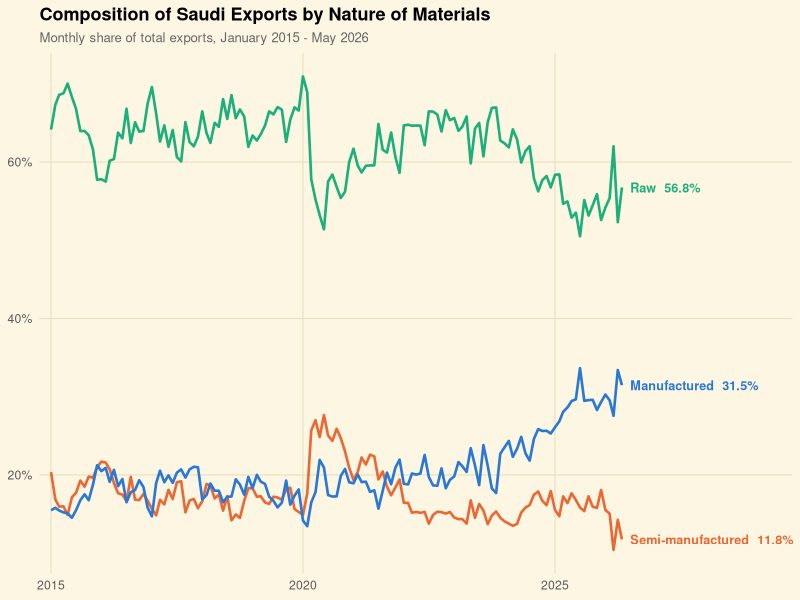
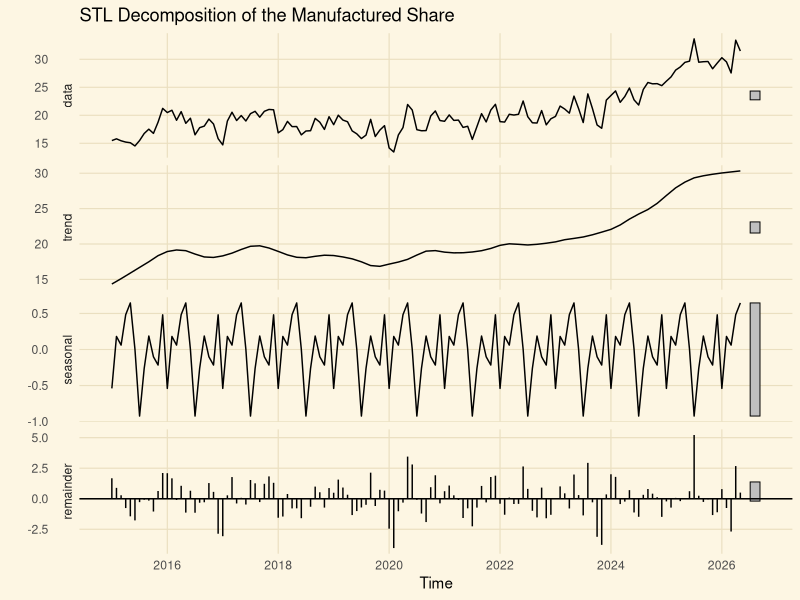
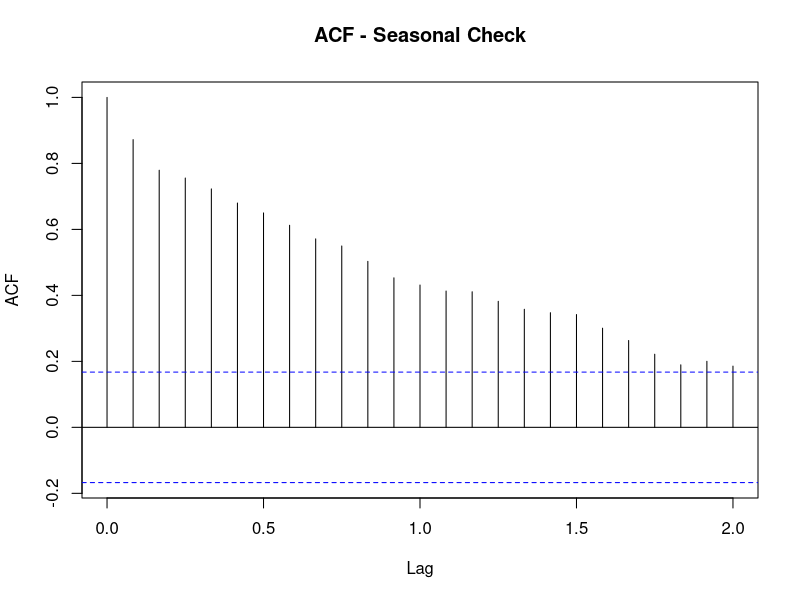
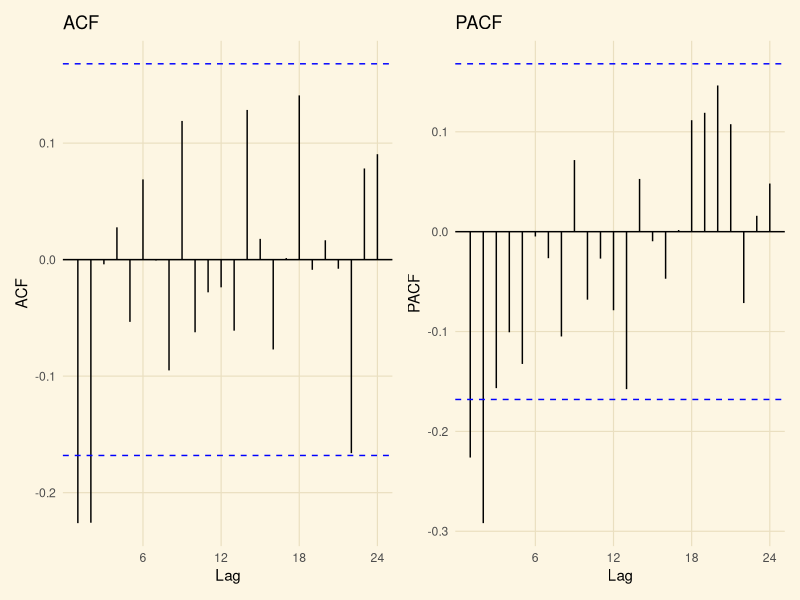
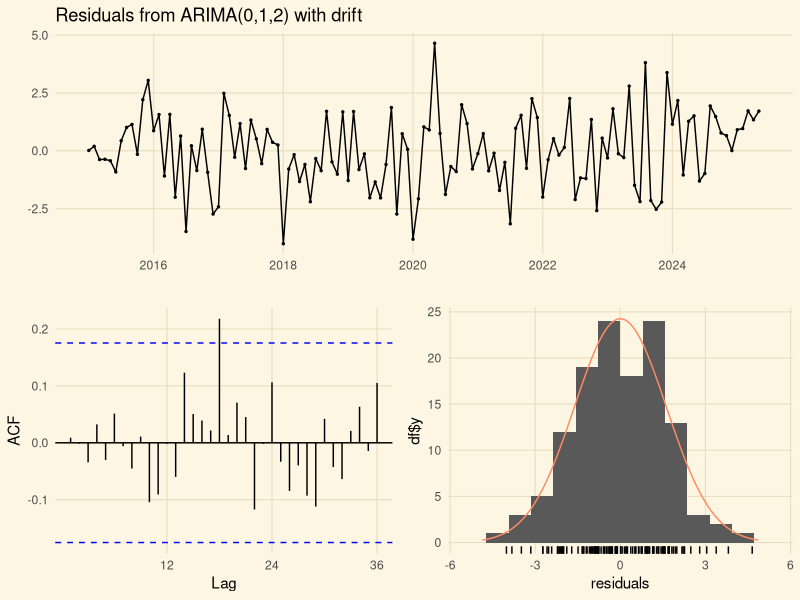
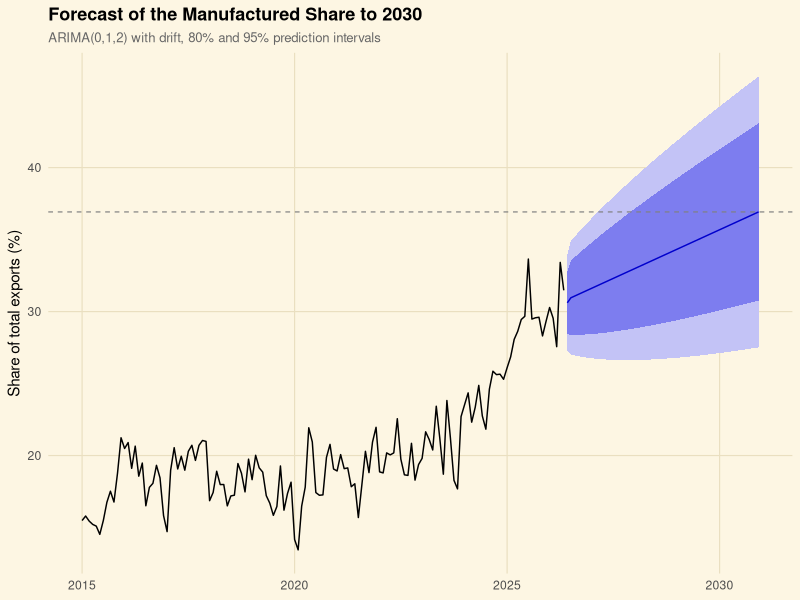

These figures' R source, in order:
## ---- chunk 1
knitr::opts_chunk$set(fig.width = 7, fig.height = 4, fig.align = "center")
## ---- chunk 2
library(ggplot2)     # Graphs
library(forecast)    # Arima & ggAcf & AutoPlot
library(tseries)     # ADF Test
library(patchwork)   # Merge two Graphs
library(sandwich)    # standard errors Correction
library(lmtest)      # coeftest
library(kableExtra)  # Summary tables
 
theme_set(theme_minimal(base_size = 11) +
          theme(plot.background  = element_rect(fill = "#fdf6e3", color = NA),
                panel.background = element_rect(fill = "#fdf6e3", color = NA),
                panel.grid.major = element_line(color = "#eadfc0", linewidth = 0.4),
                panel.grid.minor = element_blank()))
## ---- chunk 3
# Clean file
monthly = read.csv("exports_clean.csv", fileEncoding = "UTF-8")
 
monthly$date     = as.Date(monthly$date)
monthly$category = trimws(monthly$category)
 
# Category labels: Arabic -> English
lab = c("مواد خام"  = "Raw",
        "نصف مصنعة" = "Semi-manufactured",
        "مصنعة"     = "Manufactured")
 
monthly$cat = unname(lab[monthly$category])
 
monthly$cat = factor(monthly$cat,
  levels = c("Raw", "Semi-manufactured", "Manufactured"))
 
stopifnot(!any(is.na(monthly$cat)))
 
monthly = monthly[order(monthly$date, monthly$cat), ]
rownames(monthly) = NULL
 
# Year, for the yearly comparisons
monthly$year = as.numeric(format(monthly$date, "%Y"))
 
# Share = category value / total for the same month
monthly$share = 100 * monthly$value / ave(monthly$value, monthly$date, FUN = sum)
 
# Monthly total, in SAR million
tot = tapply(monthly$value, monthly$date, sum)
 
man   = monthly[monthly$cat == "Manufactured", ]
man   = man[order(man$date), ]
man$t = 1:nrow(man)   # 1 = January 2015 ... 137 = May 2026
 
stopifnot(all(c("date", "cat", "year", "share", "value") %in% names(monthly)))
 
cat("rows:", nrow(monthly), "| months:", length(unique(monthly$date)), "\n")
cat("range:", format(range(monthly$date)), "\n")
## ---- chunk 4
stats = function(x) c(summary(x), "Standard Deviation" = sd(x))
 
round(sapply(split(monthly$share, monthly$cat), stats), 2)
round(sapply(split(monthly$value, monthly$cat), stats), 1)
## ---- chunk 5
pal = c("Raw"               = "#1baf7a",
        "Semi-manufactured" = "#eb6834",
        "Manufactured"      = "#2a78d6")
ends = monthly[monthly$date == max(monthly$date), ]
 
ggplot(monthly, aes(date, share, color = cat)) +
  geom_line(linewidth = 0.9) +
  geom_text(data = ends, aes(label = sprintf("%s  %.1f%%", cat, share)),
            hjust = 0, nudge_x = 60, size = 3.2, fontface = "bold",
            show.legend = FALSE) +
  scale_color_manual(values = pal) +
  scale_x_date(expand = expansion(mult = c(0.02, 0.28))) +
  scale_y_continuous(labels = function(x) paste0(x, "%")) +
  labs(title = "Composition of Saudi Exports by Nature of Materials",
       subtitle = "Monthly share of total exports, January 2015 - May 2026",
       x = NULL, y = NULL) +
  theme(legend.position = "none",
        plot.title      = element_text(face = "bold", size = 13),
        plot.subtitle   = element_text(color = "grey40", size = 9.5),
        axis.text       = element_text(color = "grey35"))
## ---- chunk 6
aggregate(share ~ cat + year,
          data = monthly[monthly$year %in% c(2015, 2025), ],
          FUN = mean)
## ---- chunk 7
yearly = aggregate(value ~ cat + year, data = monthly, FUN = sum)
yearly[yearly$year %in% c(2015, 2025), ]
## ---- chunk 8
trend_model = lm(share ~ t, data = man)
summary(trend_model)
## ---- chunk 9
coeftest(trend_model, vcov = NeweyWest(trend_model))
## ---- chunk 10
# Slope in percentage points per year
round(coef(trend_model)["t"] * 12, 3)
## ---- chunk 11
man_ts = ts(man$share, start = c(2015, 1), frequency = 12)
 
length(man_ts)      # 137
start(man_ts)       # 2015/1
end(man_ts)         # 2026/5
frequency(man_ts)   # 12
## ---- chunk 12
fit = stl(man_ts, s.window = "periodic")
 
autoplot(fit) +
  labs(title = "STL Decomposition of the Manufactured Share")
## ---- chunk 13
comp = fit$time.series
R    = comp[, "remainder"]
round(c(trend    = max(0, 1 - var(R) / var(comp[, "trend"]    + R)),
        seasonal = max(0, 1 - var(R) / var(comp[, "seasonal"] + R))), 3)
 
 
round(c(seasonal  = diff(range(comp[, "seasonal"])),
        remainder = diff(range(R)),
        data      = diff(range(man_ts))), 2)
## ---- chunk 14
a = acf(man_ts, lag.max = 24, main = "ACF - Seasonal Check")
setNames(round(as.numeric(a$acf)[12:14], 3), paste("lag", 11:13))
round(2 / sqrt(length(man_ts)), 3)
## ---- chunk 15
idx = order(abs(R), decreasing = TRUE)[1:6]
 
data.frame(date  = format(man$date[idx], "%Y-%m"),
           shock = round(R[idx], 2))
## ---- chunk 16
monthly[monthly$date %in% man$date[idx],
        c("date", "cat", "value", "share")]
## ---- chunk 17
adf.test(man_ts)
adf.test(diff(man_ts))
## ---- chunk 18
p1 = ggAcf(diff(man_ts),  lag.max = 24) + labs(title = "ACF")
p2 = ggPacf(diff(man_ts), lag.max = 24) + labs(title = "PACF")
 
p1 | p2
## ---- chunk 19
train = window(man_ts, end = c(2025, 5))
 
fit1 = auto.arima(train)
summary(fit1)
## ---- chunk 20
setNames(fit1$arma, c("p", "q", "P", "Q", "period", "d", "D"))
## ---- chunk 21
stopifnot(fit1$arma[6] == 1, fit1$arma[3] == 0, fit1$arma[4] == 0)
 
fit2 = Arima(train, order = c(2, 1, 0))
fit3 = Arima(train, order = c(2, 1, 2))
 
round(c(auto = fit1$aic, ar2 = fit2$aic, both = fit3$aic), 2)
## ---- chunk 22
test = window(man_ts, start = c(2025, 6))   # 12 months the model never saw
 
fc = forecast(fit1, h = 12)
 
round(accuracy(fc, test), 3)
## ---- chunk 23
checkresiduals(fit1)
## ---- chunk 24
fit_final = auto.arima(man_ts)
summary(fit_final)
## ---- chunk 25
fc_2030 = forecast(fit_final, h = 55)
 
autoplot(fc_2030) +
  geom_hline(yintercept = tail(fc_2030$mean, 1),
             linetype = "dashed", color = "grey50", linewidth = 0.4) +
  labs(title = "Forecast of the Manufactured Share to 2030",
       subtitle = paste0(as.character(fit_final),
                         ", 80% and 95% prediction intervals"),
       x = NULL, y = "Share of total exports (%)") +
  theme(plot.title    = element_text(face = "bold", size = 13),
        plot.subtitle = element_text(color = "grey40", size = 9.5))
## ---- chunk 26
round(c(forecast = tail(fc_2030$mean, 1),
        lower95  = tail(fc_2030$lower[, 2], 1),
        upper95  = tail(fc_2030$upper[, 2], 1)), 2)
## ---- chunk 27
yr = function(v, y, f) tapply(v[monthly$year == y], monthly$cat[monthly$year == y], f)
 
s15 = yr(monthly$share, 2015, mean);  s25 = yr(monthly$share, 2025, mean)
a15 = yr(monthly$value, 2015, sum);   a25 = yr(monthly$value, 2025, sum)
 
cat_tbl = data.frame(
  Category                  = names(s15),
  `Share in 2015`           = sprintf("%.1f%%", s15),
  `Share in 2025`           = sprintf("%.1f%%", s25),
  `Change`                  = sprintf("%+.1f points", s25 - s15),
  `Growth in value, a year` = sprintf("%+.1f%%", 100 * ((a25 / a15)^(1/10) - 1)),
  check.names               = FALSE)
 
kbl(cat_tbl, align = c("l", "r", "r", "r", "r")) |>
  kable_styling(bootstrap_options = c("striped", "hover"), full_width = FALSE)
## ---- chunk 28
plain = data.frame(
  Quantity = c(
    "Period covered",
    "Total exports over the period",
    "Average exports a year",
    "Manufactured share, start",
    "Manufactured share, latest",
    "Change over the period",
    "Average change a year",
    "Projected share by December 2030",
    "Range the projection could fall in"),
  Value = c(
    paste(format(min(monthly$date), "%B %Y"), "to",
          format(max(monthly$date), "%B %Y")),
    sprintf("%.1f trillion riyals", sum(monthly$value) / 1e6),
    sprintf("%.2f trillion riyals", 12 * mean(tot) / 1e6),
    sprintf("%.1f%%", man$share[1]),
    sprintf("%.1f%%", man$share[nrow(man)]),
    sprintf("%+.1f points", man$share[nrow(man)] - man$share[1]),
    sprintf("%+.2f points", coef(trend_model)["t"] * 12),
    sprintf("%.1f%%", tail(fc_2030$mean, 1)),
    sprintf("%.0f%% to %.0f%%", tail(fc_2030$lower[, 2], 1),
                                tail(fc_2030$upper[, 2], 1))))
 
kbl(plain, col.names = c("", "Value"), align = c("l", "r")) |>
  kable_styling(bootstrap_options = c("striped", "hover"), full_width = FALSE)
## ---- chunk 29
Ft = max(0, 1 - var(R) / var(comp[, "trend"]    + R))
Fs = max(0, 1 - var(R) / var(comp[, "seasonal"] + R))
nw = coeftest(trend_model, vcov = NeweyWest(trend_model))
lb = Box.test(residuals(fit1), lag = 24,
              fitdf = sum(fit1$arma[1:2]), type = "Ljung-Box")
 
tech = data.frame(
  Quantity = c(
    "Observations",
    "Trend slope (percentage points per year)",
    "Trend p-value, Newey-West corrected",
    "Trend strength, F_T",
    "Seasonal strength, F_S",
    "Selected model",
    "Out-of-sample MASE (12 months held out)",
    "Ljung-Box p-value, 24 lags",
    "Forecast horizon"),
  Value = c(
    sprintf("%d months x 3 categories", nrow(man)),
    sprintf("%+.3f", coef(trend_model)["t"] * 12),
    format.pval(nw["t", 4], digits = 3, eps = 1e-4),
    sprintf("%.3f", Ft),
    sprintf("%.3f", Fs),
    as.character(fit_final),
    sprintf("%.3f", accuracy(fc, test)["Test set", "MASE"]),
    sprintf("%.3f", lb$p.value),
    "55 months"),
  Section = c("2", "4.3", "4.3", "5.2", "5.2", "8.1", "7.1", "7.2", "8.2"))
 
kbl(tech, align = c("l", "r", "c")) |>
  kable_styling(bootstrap_options = c("striped", "hover"), full_width = FALSE)
